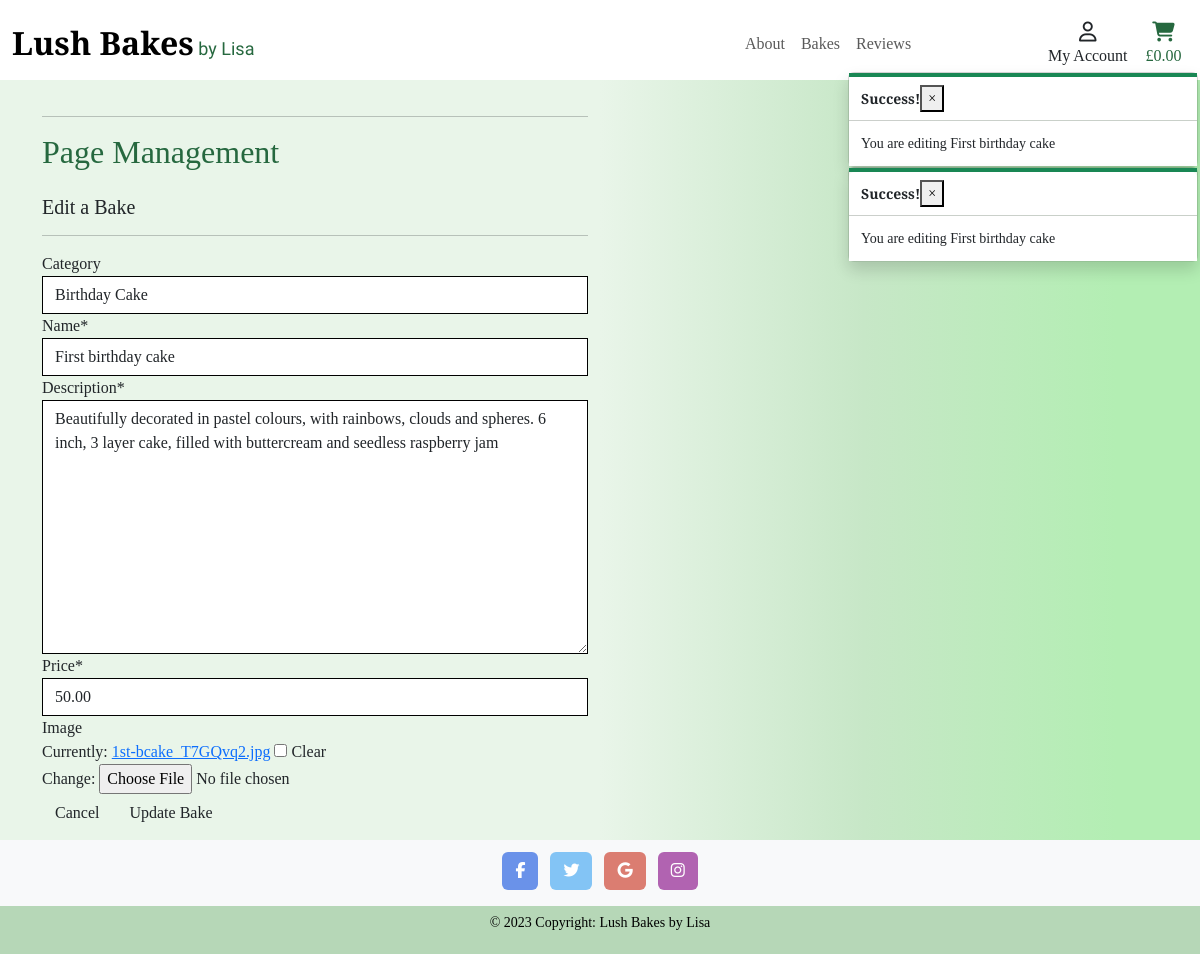
Page /products/edit/1/ (signed in) on the earlier database version.
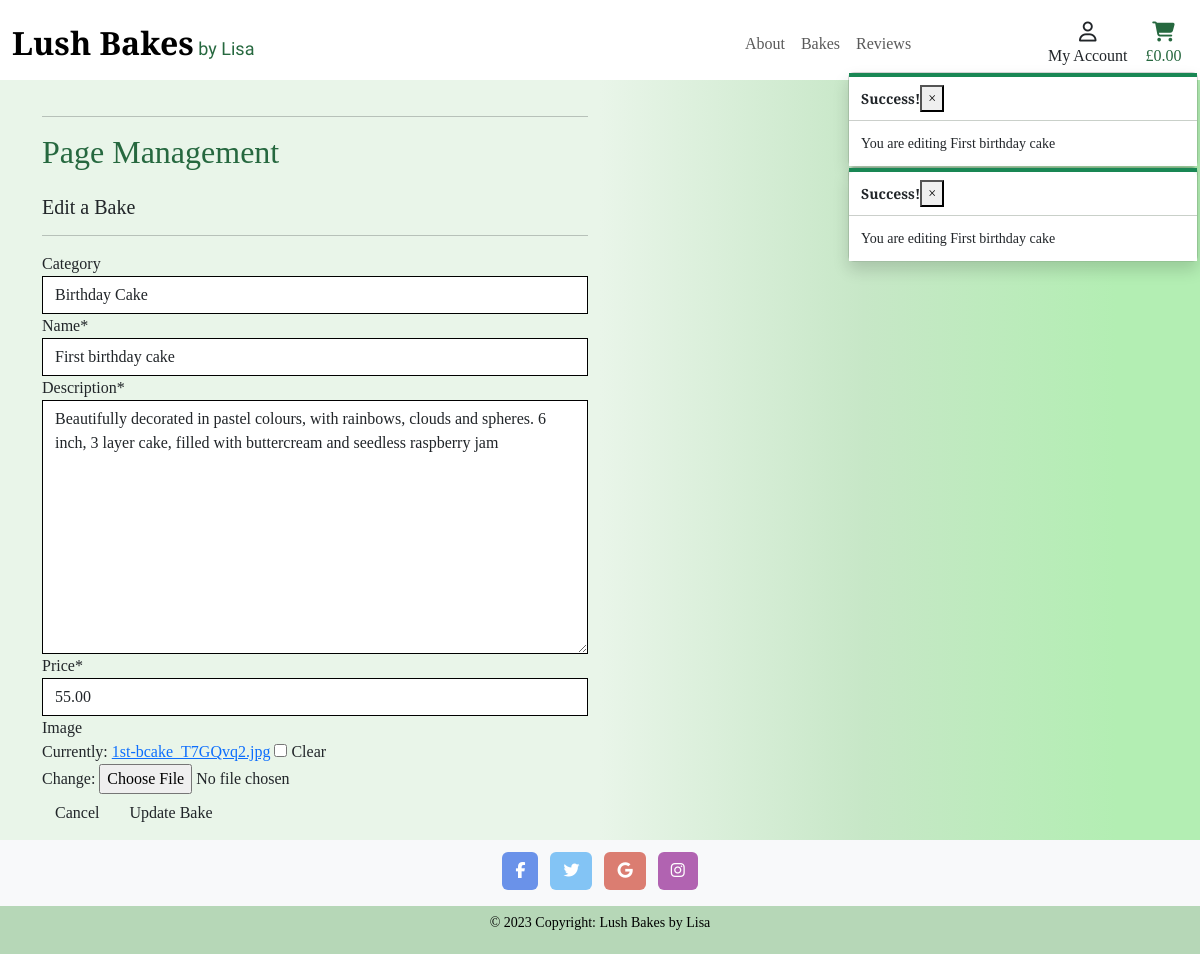
Same page on the later database version.
### products/models.py (models this page shows, shortened)
class Product(models.Model):
    category = models.ForeignKey(
        'Category', null=True, blank=True, on_delete=models.SET_NULL)
    name = models.CharField(max_length=100)
    description = models.TextField()
    price = models.DecimalField(max_digits=6, decimal_places=2)
    image = models.ImageField(null=True, blank=True)

### products/views.py (the view)
# urls.py: path('edit/<int:product_id>/', views.edit_product, name='edit_product'),
@login_required
def edit_product(request, product_id):
    if not request.user.is_superuser:
        messages.error(request, 'For admin use only!')
        return redirect(reverse('home'))
    product = get_object_or_404(Product, pk=product_id)
    form = ProductForm(instance=product)
    messages.info(request, f'You are editing {product.name}')
    if request.method == 'POST':
        form = ProductForm(request.POST, request.FILES, instance=product)
        if form.is_valid():
            form.save()
            messages.success(request, 'Successfully updated!')
            return redirect(reverse('product_description', args=[product.id]))
        else:
            messages.error(
                request, 'Failed to update bake. Please ensure the form is valid.')
    else:
        form = ProductForm(instance=product)
        messages.info(request, f'You are editing {product.name}')
    template = 'products/edit_product.html'
    context = {
        'form': form,
        'product': product,
    }
    return render(request, template, context)

### products/forms.py
class ProductForm(forms.ModelForm):
    class Meta:
        model = Product
        fields = '__all__'
    def __init__(self, *args, **kwargs):
        super().__init__(*args, **kwargs)
        categories = Category.objects.all()
        friendly_names = [(c.id, c.get_friendly_name()) for c in categories]
        self.fields['category'].choices = friendly_names
        for field_name, field in self.fields.items():
            field.widget.attrs['class'] = 'border-black rounded-0'

### bag/contexts.py (called while the page is built, shortened)
def bag_contents(request):
    bag_items = []
    total = 0
    product_count = 0
    bag = request.session.get('bag', {})
    delivery = total * Decimal(settings.STANDARD_DELIVERY_PERCENTAGE) / 100
    grand_total = delivery + total
    context = {
        'bag_items': bag_items,
        'total': total,
        'product_count': product_count,
        'delivery': delivery,
        'grand_total': grand_total,
    }
    return context

### products/models.py (called while the page is built)
    def get_friendly_name(self):
        return self.friendly_name

### products/templates/products/edit_product.html (shortened to what this page needs)
{% extends 'base.html' %}
{% load static %}
{% block page_header %}
<div class="container header-container">
</div>
{% endblock %}
{% block content %}
<div class="container">
    <div class="row">
        <div class="col-12 col-md-6">
            <hr>
            <h2 class="logo-font mb-4">Page Management</h2>
            <h5>Edit a Bake</h5>
            <hr>
        </div>
    </div>
    <div class="row">
        <div class="col-12 col-md-6">
            <form method="POST" action="{% url 'edit_product' product.id %}" class="form mb-2" enctype="multipart/form-data">
                {{ form | crispy }}
                <div class="text-right">
                    <a href="{% url 'products' %}" class="btn btn-outline-black rounded-0" >Cancel</a>
                    <button class="btn btn-black rounded-0" type="submit">Update Bake</button>
                </div>
            </form>
        </div>
    </div>
</div>
{% endblock %}

Differences in the rows shown:
changed Product "Birthday Cake": price "50.00" → "55.00"
